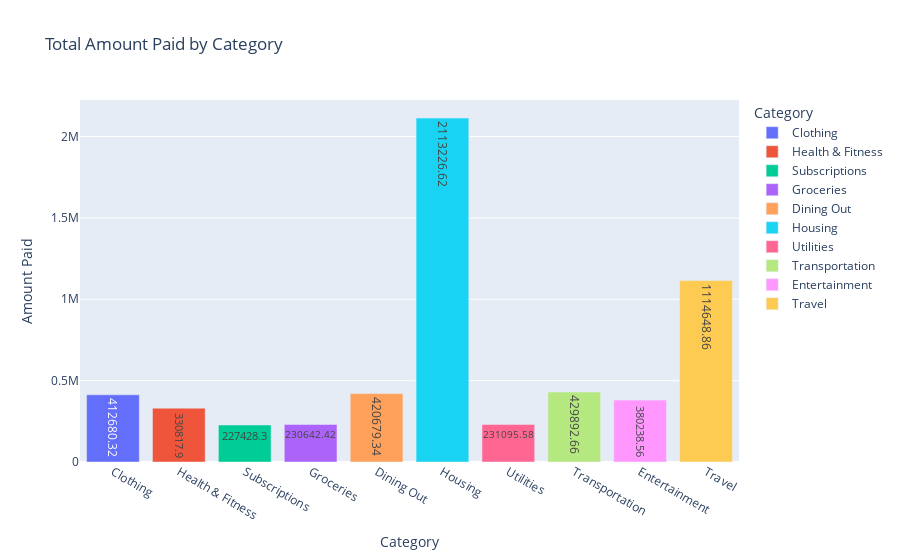

Notebook source saved alongside this figure:
### Code cell
# Spending By Category
query3 =("SELECT Category, SUM(`Amount Paid`) AS total_spent FROM PERSONAL_EXPENSES GROUP BY category")


my_cursor.execute(query3)
result = my_cursor.fetchall()
for x in result:
    print(x)
    
grouped = pd.DataFrame(result,columns=["Category","Amount Paid"])
# Bar Chart

fig = px.bar(grouped, x="Category",y="Amount Paid", color="Category", title="Total Amount Paid by Category",text="Amount Paid")

fig.show()

### Figure 1 — Plotly figure (JSON) as saved in the notebook; plotly's stock layout.template omitted (floating-point values rounded to 4 significant figures)
{"data": [{"alignmentgroup": "True", "hovertemplate": "Category=%{x}<br>Amount Paid=%{text}<extra></extra>", "legendgroup": "Clothing", "marker": {"color": "#636efa", "pattern": {"shape": ""}}, "name": "Clothing", "offsetgroup": "Clothing", "orientation": "v", "showlegend": true, "text": [412700.0], "textposition": "auto", "type": "bar", "x": ["Clothing"], "xaxis": "x", "y": [412700.0], "yaxis": "y"}, {"alignmentgroup": "True", "hovertemplate": "Category=%{x}<br>Amount Paid=%{text}<extra></extra>", "legendgroup": "Health & Fitness", "marker": {"color": "#EF553B", "pattern": {"shape": ""}}, "name": "Health & Fitness", "offsetgroup": "Health & Fitness", "orientation": "v", "showlegend": true, "text": [330800.0], "textposition": "auto", "type": "bar", "x": ["Health & Fitness"], "xaxis": "x", "y": [330800.0], "yaxis": "y"}, {"alignmentgroup": "True", "hovertemplate": "Category=%{x}<br>Amount Paid=%{text}<extra></extra>", "legendgroup": "Subscriptions", "marker": {"color": "#00cc96", "pattern": {"shape": ""}}, "name": "Subscriptions", "offsetgroup": "Subscriptions", "orientation": "v", "showlegend": true, "text": [227400.0], "textposition": "auto", "type": "bar", "x": ["Subscriptions"], "xaxis": "x", "y": [227400.0], "yaxis": "y"}, {"alignmentgroup": "True", "hovertemplate": "Category=%{x}<br>Amount Paid=%{text}<extra></extra>", "legendgroup": "Groceries", "marker": {"color": "#ab63fa", "pattern": {"shape": ""}}, "name": "Groceries", "offsetgroup": "Groceries", "orientation": "v", "showlegend": true, "text": [230600.0], "textposition": "auto", "type": "bar", "x": ["Groceries"], "xaxis": "x", "y": [230600.0], "yaxis": "y"}, {"alignmentgroup": "True", "hovertemplate": "Category=%{x}<br>Amount Paid=%{text}<extra></extra>", "legendgroup": "Dining Out", "marker": {"color": "#FFA15A", "pattern": {"shape": ""}}, "name": "Dining Out", "offsetgroup": "Dining Out", "orientation": "v", "showlegend": true, "text": [420700.0], "textposition": "auto", "type": "bar", "x": ["Dining Out"], "xaxis": "x", "y": [420700.0], "yaxis": "y"}, {"alignmentgroup": "True", "hovertemplate": "Category=%{x}<br>Amount Paid=%{text}<extra></extra>", "legendgroup": "Housing", "marker": {"color": "#19d3f3", "pattern": {"shape": ""}}, "name": "Housing", "offsetgroup": "Housing", "orientation": "v", "showlegend": true, "text": [2113000.0], "textposition": "auto", "type": "bar", "x": ["Housing"], "xaxis": "x", "y": [2113000.0], "yaxis": "y"}, {"alignmentgroup": "True", "hovertemplate": "Category=%{x}<br>Amount Paid=%{text}<extra></extra>", "legendgroup": "Utilities", "marker": {"color": "#FF6692", "pattern": {"shape": ""}}, "name": "Utilities", "offsetgroup": "Utilities", "orientation": "v", "showlegend": true, "text": [231100.0], "textposition": "auto", "type": "bar", "x": ["Utilities"], "xaxis": "x", "y": [231100.0], "yaxis": "y"}, {"alignmentgroup": "True", "hovertemplate": "Category=%{x}<br>Amount Paid=%{text}<extra></extra>", "legendgroup": "Transportation", "marker": {"color": "#B6E880", "pattern": {"shape": ""}}, "name": "Transportation", "offsetgroup": "Transportation", "orientation": "v", "showlegend": true, "text": [429900.0], "textposition": "auto", "type": "bar", "x": ["Transportation"], "xaxis": "x", "y": [429900.0], "yaxis": "y"}, {"alignmentgroup": "True", "hovertemplate": "Category=%{x}<br>Amount Paid=%{text}<extra></extra>", "legendgroup": "Entertainment", "marker": {"color": "#FF97FF", "pattern": {"shape": ""}}, "name": "Entertainment", "offsetgroup": "Entertainment", "orientation": "v", "showlegend": true, "text": [380200.0], "textposition": "auto", "type": "bar", "x": ["Entertainment"], "xaxis": "x", "y": [380200.0], "yaxis": "y"}, {"alignmentgroup": "True", "hovertemplate": "Category=%{x}<br>Amount Paid=%{text}<extra></extra>", "legendgroup": "Travel", "marker": {"color": "#FECB52", "pattern": {"shape": ""}}, "name": "Travel", "offsetgroup": "Travel", "orientation": "v", "showlegend": true, "text": [1115000.0], "textposition": "auto", "type": "bar", "x": ["Travel"], "xaxis": "x", "y": [1115000.0], "yaxis": "y"}], "layout": {"barmode": "relative", "legend": {"title": {"text": "Category"}, "tracegroupgap": 0}, "title": {"text": "Total Amount Paid by Category"}, "xaxis": {"anchor": "y", "categoryarray": ["Clothing", "Health & Fitness", "Subscriptions", "Groceries", "Dining Out", "Housing", "Utilities", "Transportation", "Entertainment", "Travel"], "categoryorder": "array", "domain": [0, 1], "title": {"text": "Category"}}, "yaxis": {"anchor": "x", "domain": [0, 1], "title": {"text": "Amount Paid"}}}}
